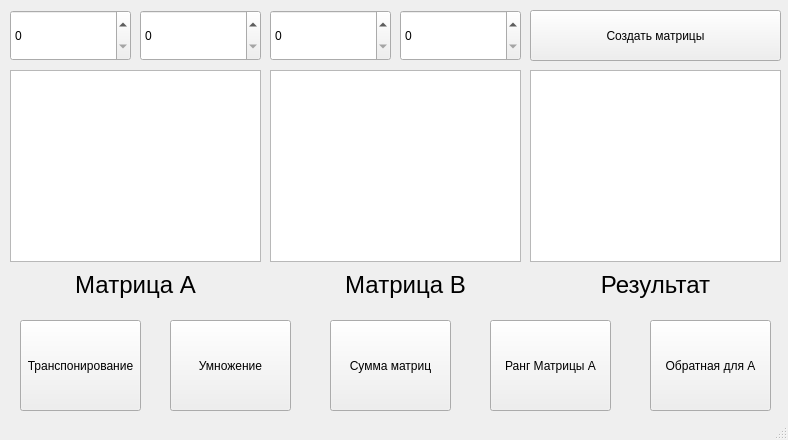
<?xml version="1.0" encoding="UTF-8"?>
<ui version="4.0">
 <class>MainWindow</class>
 <widget class="QMainWindow" name="MainWindow">
  <property name="geometry">
   <rect>
    <x>0</x>
    <y>0</y>
    <width>788</width>
    <height>440</height>
   </rect>
  </property>
  <property name="sizePolicy">
   <sizepolicy hsizetype="Minimum" vsizetype="Minimum">
    <horstretch>0</horstretch>
    <verstretch>0</verstretch>
   </sizepolicy>
  </property>
  <property name="baseSize">
   <size>
    <width>0</width>
    <height>0</height>
   </size>
  </property>
  <property name="windowTitle">
   <string>Калькулятор Матриц</string>
  </property>
  <widget class="QWidget" name="centralWidget">
   <widget class="QTableWidget" name="FORM_MATRIX_A">
    <property name="geometry">
     <rect>
      <x>10</x>
      <y>70</y>
      <width>251</width>
      <height>192</height>
     </rect>
    </property>
    <attribute name="horizontalHeaderVisible">
     <bool>false</bool>
    </attribute>
    <attribute name="horizontalHeaderDefaultSectionSize">
     <number>50</number>
    </attribute>
    <attribute name="verticalHeaderVisible">
     <bool>false</bool>
    </attribute>
    <attribute name="verticalHeaderDefaultSectionSize">
     <number>50</number>
    </attribute>
   </widget>
   <widget class="QSpinBox" name="spinBox">
    <property name="geometry">
     <rect>
      <x>10</x>
      <y>10</y>
      <width>121</width>
      <height>51</height>
     </rect>
    </property>
   </widget>
   <widget class="QSpinBox" name="spinBox_2">
    <property name="geometry">
     <rect>
      <x>140</x>
      <y>10</y>
      <width>121</width>
      <height>51</height>
     </rect>
    </property>
   </widget>
   <widget class="QPushButton" name="pushButton">
    <property name="geometry">
     <rect>
      <x>530</x>
      <y>10</y>
      <width>251</width>
      <height>51</height>
     </rect>
    </property>
    <property name="text">
     <string>Создать матрицы</string>
    </property>
   </widget>
   <widget class="QTableWidget" name="FORM_MATRIX_B">
    <property name="geometry">
     <rect>
      <x>270</x>
      <y>70</y>
      <width>251</width>
      <height>192</height>
     </rect>
    </property>
    <attribute name="horizontalHeaderVisible">
     <bool>false</bool>
    </attribute>
    <attribute name="verticalHeaderVisible">
     <bool>false</bool>
    </attribute>
   </widget>
   <widget class="QSpinBox" name="spinBox_3">
    <property name="geometry">
     <rect>
      <x>270</x>
      <y>10</y>
      <width>121</width>
      <height>51</height>
     </rect>
    </property>
   </widget>
   <widget class="QSpinBox" name="spinBox_4">
    <property name="geometry">
     <rect>
      <x>400</x>
      <y>10</y>
      <width>121</width>
      <height>51</height>
     </rect>
    </property>
   </widget>
   <widget class="QPushButton" name="pushButton_2">
    <property name="geometry">
     <rect>
      <x>20</x>
      <y>320</y>
      <width>121</width>
      <height>91</height>
     </rect>
    </property>
    <property name="text">
     <string>Транспонирование</string>
    </property>
   </widget>
   <widget class="QTableWidget" name="FORM_MATRIX_C">
    <property name="geometry">
     <rect>
      <x>530</x>
      <y>70</y>
      <width>251</width>
      <height>192</height>
     </rect>
    </property>
    <attribute name="horizontalHeaderVisible">
     <bool>false</bool>
    </attribute>
    <attribute name="horizontalHeaderMinimumSectionSize">
     <number>20</number>
    </attribute>
    <attribute name="verticalHeaderVisible">
     <bool>false</bool>
    </attribute>
    <attribute name="verticalHeaderMinimumSectionSize">
     <number>20</number>
    </attribute>
   </widget>
   <widget class="QPushButton" name="pushButton_3">
    <property name="geometry">
     <rect>
      <x>330</x>
      <y>320</y>
      <width>121</width>
      <height>91</height>
     </rect>
    </property>
    <property name="text">
     <string>Сумма матриц</string>
    </property>
   </widget>
   <widget class="QPushButton" name="pushButton_4">
    <property name="geometry">
     <rect>
      <x>490</x>
      <y>320</y>
      <width>121</width>
      <height>91</height>
     </rect>
    </property>
    <property name="text">
     <string>Ранг Матрицы А</string>
    </property>
   </widget>
   <widget class="QPushButton" name="pushButton_5">
    <property name="geometry">
     <rect>
      <x>170</x>
      <y>320</y>
      <width>121</width>
      <height>91</height>
     </rect>
    </property>
    <property name="text">
     <string>Умножение</string>
    </property>
   </widget>
   <widget class="QLabel" name="label">
    <property name="geometry">
     <rect>
      <x>530</x>
      <y>270</y>
      <width>251</width>
      <height>31</height>
     </rect>
    </property>
    <property name="text">
     <string>&lt;html&gt;&lt;head/&gt;&lt;body&gt;&lt;p align=&quot;center&quot;&gt;&lt;span style=&quot; font-size:18pt;&quot;&gt;Результат&lt;/span&gt;&lt;/p&gt;&lt;/body&gt;&lt;/html&gt;</string>
    </property>
   </widget>
   <widget class="QLabel" name="label_2">
    <property name="geometry">
     <rect>
      <x>280</x>
      <y>270</y>
      <width>251</width>
      <height>31</height>
     </rect>
    </property>
    <property name="text">
     <string>&lt;html&gt;&lt;head/&gt;&lt;body&gt;&lt;p align=&quot;center&quot;&gt;&lt;span style=&quot; font-size:18pt;&quot;&gt;Матрица В&lt;/span&gt;&lt;/p&gt;&lt;/body&gt;&lt;/html&gt;</string>
    </property>
   </widget>
   <widget class="QLabel" name="label_3">
    <property name="geometry">
     <rect>
      <x>10</x>
      <y>270</y>
      <width>251</width>
      <height>31</height>
     </rect>
    </property>
    <property name="text">
     <string>&lt;html&gt;&lt;head/&gt;&lt;body&gt;&lt;p align=&quot;center&quot;&gt;&lt;span style=&quot; font-size:18pt;&quot;&gt;Матрица А&lt;/span&gt;&lt;/p&gt;&lt;/body&gt;&lt;/html&gt;</string>
    </property>
   </widget>
   <widget class="QPushButton" name="pushButton_7">
    <property name="geometry">
     <rect>
      <x>650</x>
      <y>320</y>
      <width>121</width>
      <height>91</height>
     </rect>
    </property>
    <property name="text">
     <string>Обратная для А</string>
    </property>
   </widget>
  </widget>
  <widget class="QStatusBar" name="statusBar"/>
 </widget>
 <layoutdefault spacing="6" margin="11"/>
 <resources/>
 <connections/>
</ui>
